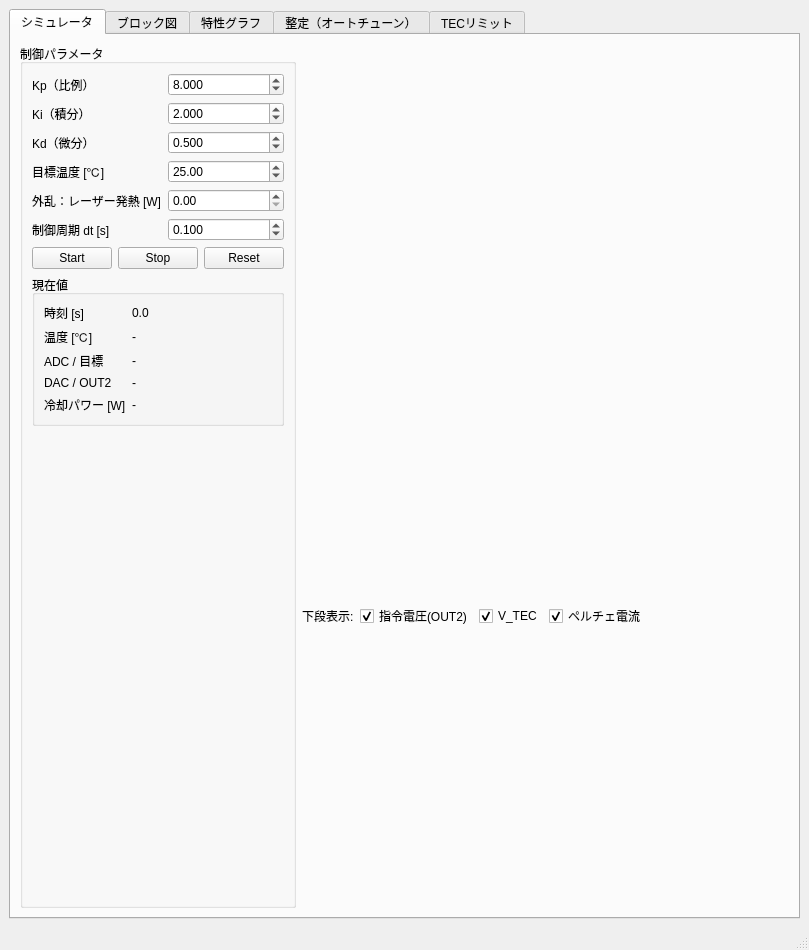
<?xml version="1.0" encoding="UTF-8"?>
<ui version="4.0">
 <class>MainWindow</class>
 <widget class="QMainWindow" name="MainWindow">
  <property name="geometry">
   <rect>
    <x>0</x>
    <y>0</y>
    <width>809</width>
    <height>950</height>
   </rect>
  </property>
  <property name="windowTitle">
   <string>レーザー温度制御 PID シミュレータ</string>
  </property>
  <widget class="QWidget" name="centralwidget">
   <layout class="QVBoxLayout" name="centralLayout">
    <item>
     <widget class="QTabWidget" name="tabWidget">
      <property name="enabled">
       <bool>true</bool>
      </property>
      <property name="currentIndex">
       <number>0</number>
      </property>
      <widget class="QWidget" name="tabSim">
       <attribute name="title">
        <string>シミュレータ</string>
       </attribute>
       <layout class="QHBoxLayout" name="mainLayout">
        <item>
         <widget class="QGroupBox" name="controlGroup">
          <property name="maximumSize">
           <size>
            <width>300</width>
            <height>16777215</height>
           </size>
          </property>
          <property name="title">
           <string>制御パラメータ</string>
          </property>
          <layout class="QVBoxLayout" name="controlLayout">
           <item>
            <layout class="QFormLayout" name="formLayout">
             <item row="0" column="0">
              <widget class="QLabel" name="labelKp">
               <property name="text">
                <string>Kp（比例）</string>
               </property>
              </widget>
             </item>
             <item row="0" column="1">
              <widget class="QDoubleSpinBox" name="spinKp">
               <property name="decimals">
                <number>3</number>
               </property>
               <property name="maximum">
                <double>100000.000000000000000</double>
               </property>
               <property name="value">
                <double>8.000000000000000</double>
               </property>
              </widget>
             </item>
             <item row="1" column="0">
              <widget class="QLabel" name="labelKi">
               <property name="text">
                <string>Ki（積分）</string>
               </property>
              </widget>
             </item>
             <item row="1" column="1">
              <widget class="QDoubleSpinBox" name="spinKi">
               <property name="decimals">
                <number>3</number>
               </property>
               <property name="maximum">
                <double>100000.000000000000000</double>
               </property>
               <property name="value">
                <double>2.000000000000000</double>
               </property>
              </widget>
             </item>
             <item row="2" column="0">
              <widget class="QLabel" name="labelKd">
               <property name="text">
                <string>Kd（微分）</string>
               </property>
              </widget>
             </item>
             <item row="2" column="1">
              <widget class="QDoubleSpinBox" name="spinKd">
               <property name="decimals">
                <number>3</number>
               </property>
               <property name="maximum">
                <double>100000.000000000000000</double>
               </property>
               <property name="value">
                <double>0.500000000000000</double>
               </property>
              </widget>
             </item>
             <item row="3" column="0">
              <widget class="QLabel" name="labelTarget">
               <property name="text">
                <string>目標温度 [℃]</string>
               </property>
              </widget>
             </item>
             <item row="3" column="1">
              <widget class="QDoubleSpinBox" name="spinTarget">
               <property name="decimals">
                <number>2</number>
               </property>
               <property name="minimum">
                <double>-20.000000000000000</double>
               </property>
               <property name="maximum">
                <double>100.000000000000000</double>
               </property>
               <property name="value">
                <double>25.000000000000000</double>
               </property>
              </widget>
             </item>
             <item row="4" column="0">
              <widget class="QLabel" name="labelLaser">
               <property name="text">
                <string>外乱：レーザー発熱 [W]</string>
               </property>
              </widget>
             </item>
             <item row="4" column="1">
              <widget class="QDoubleSpinBox" name="spinLaser">
               <property name="decimals">
                <number>2</number>
               </property>
               <property name="maximum">
                <double>2.000000000000000</double>
               </property>
               <property name="singleStep">
                <double>0.100000000000000</double>
               </property>
               <property name="value">
                <double>0.000000000000000</double>
               </property>
              </widget>
             </item>
             <item row="5" column="0">
              <widget class="QLabel" name="labelDt">
               <property name="text">
                <string>制御周期 dt [s]</string>
               </property>
              </widget>
             </item>
             <item row="5" column="1">
              <widget class="QDoubleSpinBox" name="spinDt">
               <property name="decimals">
                <number>3</number>
               </property>
               <property name="minimum">
                <double>0.010000000000000</double>
               </property>
               <property name="maximum">
                <double>1.000000000000000</double>
               </property>
               <property name="singleStep">
                <double>0.050000000000000</double>
               </property>
               <property name="value">
                <double>0.100000000000000</double>
               </property>
              </widget>
             </item>
            </layout>
           </item>
           <item>
            <layout class="QHBoxLayout" name="buttonLayout">
             <item>
              <widget class="QPushButton" name="btnStart">
               <property name="text">
                <string>Start</string>
               </property>
              </widget>
             </item>
             <item>
              <widget class="QPushButton" name="btnStop">
               <property name="text">
                <string>Stop</string>
               </property>
              </widget>
             </item>
             <item>
              <widget class="QPushButton" name="btnReset">
               <property name="text">
                <string>Reset</string>
               </property>
              </widget>
             </item>
            </layout>
           </item>
           <item>
            <widget class="QGroupBox" name="statusGroup">
             <property name="title">
              <string>現在値</string>
             </property>
             <layout class="QFormLayout" name="statusForm">
              <item row="0" column="0">
               <widget class="QLabel" name="labelTimeCap">
                <property name="text">
                 <string>時刻 [s]</string>
                </property>
               </widget>
              </item>
              <item row="0" column="1">
               <widget class="QLabel" name="lblTime">
                <property name="text">
                 <string>0.0</string>
                </property>
               </widget>
              </item>
              <item row="1" column="0">
               <widget class="QLabel" name="labelTempCap">
                <property name="text">
                 <string>温度 [℃]</string>
                </property>
               </widget>
              </item>
              <item row="1" column="1">
               <widget class="QLabel" name="lblTemp">
                <property name="text">
                 <string>-</string>
                </property>
               </widget>
              </item>
              <item row="2" column="0">
               <widget class="QLabel" name="labelAdcCap">
                <property name="text">
                 <string>ADC / 目標</string>
                </property>
               </widget>
              </item>
              <item row="2" column="1">
               <widget class="QLabel" name="lblAdc">
                <property name="text">
                 <string>-</string>
                </property>
               </widget>
              </item>
              <item row="3" column="0">
               <widget class="QLabel" name="labelDacCap">
                <property name="text">
                 <string>DAC / OUT2</string>
                </property>
               </widget>
              </item>
              <item row="3" column="1">
               <widget class="QLabel" name="lblDac">
                <property name="text">
                 <string>-</string>
                </property>
               </widget>
              </item>
              <item row="4" column="0">
               <widget class="QLabel" name="labelQCap">
                <property name="text">
                 <string>冷却パワー [W]</string>
                </property>
               </widget>
              </item>
              <item row="4" column="1">
               <widget class="QLabel" name="lblQ">
                <property name="text">
                 <string>-</string>
                </property>
               </widget>
              </item>
             </layout>
            </widget>
           </item>
           <item>
            <spacer name="verticalSpacer">
             <property name="orientation">
              <enum>Qt::Orientation::Vertical</enum>
             </property>
             <property name="sizeHint" stdset="0">
              <size>
               <width>20</width>
               <height>40</height>
              </size>
             </property>
            </spacer>
           </item>
          </layout>
         </widget>
        </item>
        <item>
         <layout class="QVBoxLayout" name="plotLayout">
          <item>
           <widget class="QWidget" name="plotTemp" native="true"/>
          </item>
          <item>
           <widget class="QWidget" name="plotSignal" native="true"/>
          </item>
          <item>
           <layout class="QHBoxLayout" name="viSelectLayout">
            <item>
             <widget class="QLabel" name="labelViSelect">
              <property name="text">
               <string>下段表示:</string>
              </property>
             </widget>
            </item>
            <item>
             <widget class="QCheckBox" name="chkCmdV">
              <property name="text">
               <string>指令電圧(OUT2)</string>
              </property>
              <property name="checked">
               <bool>true</bool>
              </property>
             </widget>
            </item>
            <item>
             <widget class="QCheckBox" name="chkVtec">
              <property name="text">
               <string>V_TEC</string>
              </property>
              <property name="checked">
               <bool>true</bool>
              </property>
             </widget>
            </item>
            <item>
             <widget class="QCheckBox" name="chkCurrent">
              <property name="text">
               <string>ペルチェ電流</string>
              </property>
              <property name="checked">
               <bool>true</bool>
              </property>
             </widget>
            </item>
            <item>
             <spacer name="viSelectSpacer">
              <property name="orientation">
               <enum>Qt::Orientation::Horizontal</enum>
              </property>
              <property name="sizeHint" stdset="0">
               <size>
                <width>40</width>
                <height>20</height>
               </size>
              </property>
             </spacer>
            </item>
           </layout>
          </item>
          <item>
           <widget class="QWidget" name="plotVI" native="true"/>
          </item>
         </layout>
        </item>
       </layout>
      </widget>
      <widget class="QWidget" name="tabDiagram">
       <attribute name="title">
        <string>ブロック図</string>
       </attribute>
       <layout class="QVBoxLayout" name="diagramLayout">
        <item>
         <widget class="QWidget" name="blockDiagramContainer" native="true"/>
        </item>
       </layout>
      </widget>
      <widget class="QWidget" name="tabChar">
       <attribute name="title">
        <string>特性グラフ</string>
       </attribute>
       <layout class="QVBoxLayout" name="charLayout">
        <item>
         <widget class="QWidget" name="charContainer" native="true"/>
        </item>
       </layout>
      </widget>
      <widget class="QWidget" name="tabTune">
       <attribute name="title">
        <string>整定（オートチューン）</string>
       </attribute>
       <layout class="QHBoxLayout" name="tuneLayout">
        <item>
         <widget class="QGroupBox" name="tuneGroup">
          <property name="maximumSize">
           <size>
            <width>340</width>
            <height>16777215</height>
           </size>
          </property>
          <property name="title">
           <string>プラント同定 → IMC 整定</string>
          </property>
          <layout class="QVBoxLayout" name="tuneVLayout">
           <item>
            <layout class="QFormLayout" name="tuneForm">
             <item row="0" column="0">
              <widget class="QLabel" name="labelStepU">
               <property name="text">
                <string>ステップ入力 u [code]</string>
               </property>
              </widget>
             </item>
             <item row="0" column="1">
              <widget class="QDoubleSpinBox" name="spinStepU">
               <property name="decimals">
                <number>0</number>
               </property>
               <property name="maximum">
                <double>32000.000000000000000</double>
               </property>
               <property name="singleStep">
                <double>1000.000000000000000</double>
               </property>
               <property name="value">
                <double>3000.000000000000000</double>
               </property>
              </widget>
             </item>
             <item row="1" column="0">
              <widget class="QLabel" name="labelLambda">
               <property name="text">
                <string>λ 閉ループ時定数 [s]</string>
               </property>
              </widget>
             </item>
             <item row="1" column="1">
              <widget class="QDoubleSpinBox" name="spinLambda">
               <property name="decimals">
                <number>1</number>
               </property>
               <property name="minimum">
                <double>0.500000000000000</double>
               </property>
               <property name="maximum">
                <double>200.000000000000000</double>
               </property>
               <property name="singleStep">
                <double>1.000000000000000</double>
               </property>
               <property name="value">
                <double>10.000000000000000</double>
               </property>
              </widget>
             </item>
            </layout>
           </item>
           <item>
            <widget class="QPushButton" name="btnIdentify">
             <property name="text">
              <string>同定 ＆ 推奨ゲイン算出</string>
             </property>
            </widget>
           </item>
           <item>
            <widget class="QGroupBox" name="identResultGroup">
             <property name="title">
              <string>同定結果</string>
             </property>
             <layout class="QFormLayout" name="identForm">
              <item row="0" column="0">
               <widget class="QLabel" name="labelKCap">
                <property name="text">
                 <string>K（ゲイン）</string>
                </property>
               </widget>
              </item>
              <item row="0" column="1">
               <widget class="QLabel" name="lblK">
                <property name="text">
                 <string>-</string>
                </property>
               </widget>
              </item>
              <item row="1" column="0">
               <widget class="QLabel" name="labelTauCap">
                <property name="text">
                 <string>τ（時定数）[s]</string>
                </property>
               </widget>
              </item>
              <item row="1" column="1">
               <widget class="QLabel" name="lblTau">
                <property name="text">
                 <string>-</string>
                </property>
               </widget>
              </item>
              <item row="2" column="0">
               <widget class="QLabel" name="labelSatCap">
                <property name="text">
                 <string>状態</string>
                </property>
               </widget>
              </item>
              <item row="2" column="1">
               <widget class="QLabel" name="lblSat">
                <property name="text">
                 <string>-</string>
                </property>
               </widget>
              </item>
             </layout>
            </widget>
           </item>
           <item>
            <widget class="QGroupBox" name="recGroup">
             <property name="title">
              <string>推奨ゲイン（IMC/PI）</string>
             </property>
             <layout class="QFormLayout" name="recForm">
              <item row="0" column="0">
               <widget class="QLabel" name="labelRecKp">
                <property name="text">
                 <string>Kp</string>
                </property>
               </widget>
              </item>
              <item row="0" column="1">
               <widget class="QLabel" name="lblRecKp">
                <property name="text">
                 <string>-</string>
                </property>
               </widget>
              </item>
              <item row="1" column="0">
               <widget class="QLabel" name="labelRecKi">
                <property name="text">
                 <string>Ki</string>
                </property>
               </widget>
              </item>
              <item row="1" column="1">
               <widget class="QLabel" name="lblRecKi">
                <property name="text">
                 <string>-</string>
                </property>
               </widget>
              </item>
              <item row="2" column="0">
               <widget class="QLabel" name="labelRecKd">
                <property name="text">
                 <string>Kd</string>
                </property>
               </widget>
              </item>
              <item row="2" column="1">
               <widget class="QLabel" name="lblRecKd">
                <property name="text">
                 <string>-</string>
                </property>
               </widget>
              </item>
             </layout>
            </widget>
           </item>
           <item>
            <widget class="QPushButton" name="btnApplyGains">
             <property name="text">
              <string>推奨値を適用</string>
             </property>
            </widget>
           </item>
           <item>
            <spacer name="tuneSpacer">
             <property name="orientation">
              <enum>Qt::Orientation::Vertical</enum>
             </property>
             <property name="sizeHint" stdset="0">
              <size>
               <width>20</width>
               <height>40</height>
              </size>
             </property>
            </spacer>
           </item>
          </layout>
         </widget>
        </item>
        <item>
         <widget class="QWidget" name="plotIdent" native="true"/>
        </item>
       </layout>
      </widget>
      <widget class="QWidget" name="tabTecLimit">
       <attribute name="title">
        <string>TECリミット</string>
       </attribute>
       <layout class="QVBoxLayout" name="tecLayout">
        <item>
         <layout class="QHBoxLayout" name="tecRatioLayout">
          <item>
           <widget class="QLabel" name="labelRatioCool">
            <property name="text">
             <string>冷却 指令比率</string>
            </property>
           </widget>
          </item>
          <item>
           <widget class="QDoubleSpinBox" name="spinRatioCool">
            <property name="decimals">
             <number>2</number>
            </property>
            <property name="maximum">
             <double>1.000000000000000</double>
            </property>
            <property name="singleStep">
             <double>0.050000000000000</double>
            </property>
            <property name="value">
             <double>1.000000000000000</double>
            </property>
           </widget>
          </item>
          <item>
           <widget class="QLabel" name="labelRatioHeat">
            <property name="text">
             <string>加熱 指令比率</string>
            </property>
           </widget>
          </item>
          <item>
           <widget class="QDoubleSpinBox" name="spinRatioHeat">
            <property name="decimals">
             <number>2</number>
            </property>
            <property name="maximum">
             <double>1.000000000000000</double>
            </property>
            <property name="singleStep">
             <double>0.050000000000000</double>
            </property>
            <property name="value">
             <double>1.000000000000000</double>
            </property>
           </widget>
          </item>
          <item>
           <widget class="QPushButton" name="btnApplyRecommend">
            <property name="text">
             <string>推奨値を適用</string>
            </property>
           </widget>
          </item>
          <item>
           <spacer name="tecRatioSpacer">
            <property name="orientation">
             <enum>Qt::Orientation::Horizontal</enum>
            </property>
            <property name="sizeHint" stdset="0">
             <size>
              <width>40</width>
              <height>20</height>
             </size>
            </property>
           </spacer>
          </item>
         </layout>
        </item>
        <item>
         <widget class="QLabel" name="lblTecTable">
          <property name="text">
           <string>-</string>
          </property>
          <property name="textFormat">
           <enum>Qt::TextFormat::RichText</enum>
          </property>
          <property name="alignment">
           <set>Qt::AlignmentFlag::AlignLeading|Qt::AlignmentFlag::AlignLeft|Qt::AlignmentFlag::AlignTop</set>
          </property>
         </widget>
        </item>
        <item>
         <widget class="QWidget" name="plotTecLimit" native="true"/>
        </item>
       </layout>
      </widget>
     </widget>
    </item>
   </layout>
  </widget>
  <widget class="QStatusBar" name="statusbar"/>
 </widget>
 <resources/>
 <connections/>
</ui>
